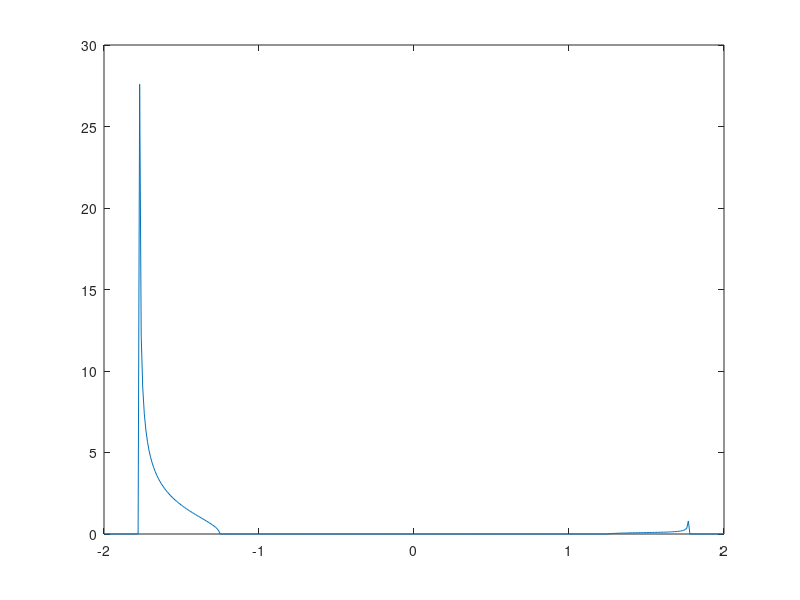

The MATLAB source for this figure:
% NOT WORKING
clc;clear; close all

t = -2:0.01:2;
alpha = -t.^2;
mz = -0.02;
rho = 0.019; s = 1.5174; L = 2; 
Ix = 270; Iz = 443; I = (Iz+Iz)/2; Ixd = Ix/I;
v = 240*exp(-t);
q = 0.5.*rho.*v.^2;
omegaxr = sqrt(-mz.*q.*s.*L.*cot(alpha)./(I.*(1-Ixd)));

plot(t,omegaxr)